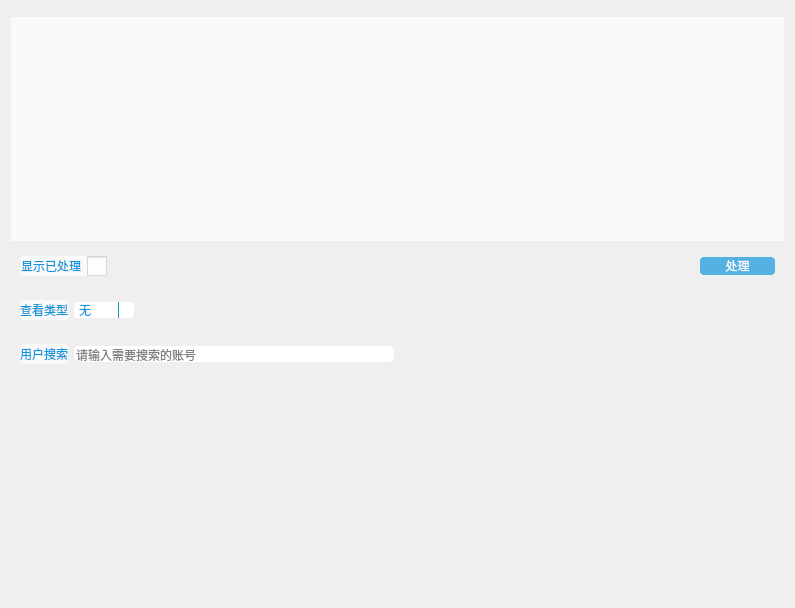
<?xml version="1.0" encoding="UTF-8"?>
<ui version="4.0">
 <class>Message</class>
 <widget class="QWidget" name="Message">
  <property name="geometry">
   <rect>
    <x>0</x>
    <y>0</y>
    <width>795</width>
    <height>608</height>
   </rect>
  </property>
  <property name="windowTitle">
   <string>Form</string>
  </property>
  <property name="styleSheet">
   <string notr="true">QMessageBox
{
	border-image: url(:/Images/dialog.jpg);
}

QLineEdit
{
	border: none;
	color: #000000;
	font: 75 14px &quot;微软雅黑&quot;;
	border-radius: 5px;
	selection-background-color: #def0fe;
	selection-color: #1296db;
}

QComboBox
{
	border-radius: 3px;
}

QComboBox::drop-down
{	
	border-left-width: 1px;
	border-left-style: solid;	
	border-bottom-right-radius: 3px;
	border-left-color: #1296db;
}

QComboBox:down-arrow
{
	image: url(:/Images/down.png);
}

QLabel,
QComboBox,
QCheckBox,
QPushButton 
{
	border: none;
	color: #1296db;
	font: 14px &quot;微软雅黑&quot;;
}

QPushButton:pressed
{
	color: #ffffff;
}

QTableView
{
	border: none;
	background-color: rgba(255, 255, 255, 0.7);
	color: #000000;
	font: 14px &quot;微软雅黑&quot;;
}

QTableView:item:selected
{
	color: #1296db;
	background: qlineargradient(spread: pad, x1: 0, y1: 0, x2: 0, y2: 1, stop: 0 #def0fe, stop: 1 #c0def6);
}

QTableView:item:hover
{
	background: qlineargradient(spread: pad, x1: 0, y1: 0, x2: 0, y2: 1, stop: 0 #f2f9ff, stop: 1 #daefff);
}

QTableView:item
{
	padding: 5px;
	margin: 0px;
}

QScrollBar:vertical
{
	padding-top: 15px;
	padding-bottom: 15px;
	background-color: rgba(0, 0, 0, 0);
}

QScrollBar:horizontal
{
	padding-left: 15px;
	padding-right: 15px;
	background-color: rgba(0, 0, 0, 0);
}

QScrollBar:add-line:vertical
{
	height: 15px;
	width: 15px;
	subcontrol-position: bottom;
	subcontrol-origin: margin;
	border-image: url(:/Images/down.png);
}

QScrollBar:add-line:vertical:pressed
{
	height: 15px;
	width: 15px;
	subcontrol-position: bottom;
	subcontrol-origin: margin;
	border-image: url(:/Images/down_pre.png);
}

QScrollBar:add-line:horizontal
{
	height: 15px;
	width: 15px;
	subcontrol-position: right;
	subcontrol-origin: margin;
	border-image: url(:/Images/right.png);
}

QScrollBar:add-line:horizontal:pressed
{
	height: 15px;
	width: 15px;
	subcontrol-position: right;
	subcontrol-origin: margin;
	border-image: url(:/Images/right_pre.png);
}

QScrollBar:sub-line:vertical
{
	height: 15px;
	width: 15px;
	subcontrol-position: top;
	subcontrol-origin: margin;
	border-image: url(:/Images/up.png);
}

QScrollBar:sub-line:vertical:pressed
{
	height: 15px;
	width: 15px;
	subcontrol-position: top;
	subcontrol-origin: margin;
	border-image: url(:/Images/up_pre.png);
}

QScrollBar:sub-line:horizontal
{
	height: 15px;
	width: 15px;
	subcontrol-position: left;
	subcontrol-origin: margin;
	border-image: url(:/Images/left.png);
}

QScrollBar:sub-line:horizontal:pressed
{
	height: 15px;
	width: 15px;
	subcontrol-position: left;
	subcontrol-origin: margin;
	border-image: url(:/Images/left_pre.png);
}

QScrollBar:handle:vertical,
QScrollBar:handle:horizontal
{
	background: #1296db;
	width: 15px;
}

QScrollBar:handle:vertical:hover,
QScrollBar:handle:horizontal:hover
{
	width: 15px;
	background: #00aaff;
}

QCheckBox:indicator
{
	width: 20px;
	height: 20px;
}

QCheckBox:indicator:unchecked
{
	image: url(:/Images/uncheck.png);
}

QCheckBox:indicator:checked
{ 
	image: url(:/Images/check.png);
}</string>
  </property>
  <layout class="QVBoxLayout" name="verticalLayout">
   <item>
    <widget class="MenuBar" name="widget_2" native="true"/>
   </item>
   <item>
    <widget class="QTableView" name="messageView">
     <property name="focusPolicy">
      <enum>Qt::NoFocus</enum>
     </property>
     <property name="editTriggers">
      <set>QAbstractItemView::NoEditTriggers</set>
     </property>
     <property name="selectionMode">
      <enum>QAbstractItemView::SingleSelection</enum>
     </property>
     <property name="selectionBehavior">
      <enum>QAbstractItemView::SelectRows</enum>
     </property>
    </widget>
   </item>
   <item>
    <widget class="QWidget" name="widget" native="true">
     <layout class="QHBoxLayout" name="horizontalLayout">
      <item>
       <widget class="QCheckBox" name="statusCheckBox">
        <property name="layoutDirection">
         <enum>Qt::RightToLeft</enum>
        </property>
        <property name="styleSheet">
         <string notr="true">QCheckBox
{
	background-color: rgba(255, 255, 255, 0.7);
    border-radius: 4px;  
	color: #1296db;
	font: 14px &quot;微软雅黑&quot;;
}</string>
        </property>
        <property name="text">
         <string>显示已处理</string>
        </property>
       </widget>
      </item>
      <item>
       <spacer name="horizontalSpacer">
        <property name="orientation">
         <enum>Qt::Horizontal</enum>
        </property>
        <property name="sizeHint" stdset="0">
         <size>
          <width>40</width>
          <height>20</height>
         </size>
        </property>
       </spacer>
      </item>
      <item>
       <widget class="QPushButton" name="confirmButton">
        <property name="minimumSize">
         <size>
          <width>75</width>
          <height>0</height>
         </size>
        </property>
        <property name="focusPolicy">
         <enum>Qt::NoFocus</enum>
        </property>
        <property name="styleSheet">
         <string notr="true">QPushButton 
{
	background-color: rgba(18, 150, 219, 0.7);
    border-radius: 4px;  
	color: #ffffff;
	font: 14px &quot;微软雅黑&quot;;
}  

QPushButton:pressed
{
	background-color: #00aaff;
}</string>
        </property>
        <property name="text">
         <string>处理</string>
        </property>
       </widget>
      </item>
     </layout>
    </widget>
   </item>
   <item>
    <widget class="QWidget" name="widget_5" native="true">
     <layout class="QHBoxLayout" name="horizontalLayout_4">
      <item>
       <widget class="QLabel" name="label">
        <property name="styleSheet">
         <string notr="true">QLabel
{
	background-color: rgba(255, 255, 255, 0.7);
    border-radius: 4px;  
	color: #1296db;
	font: 14px &quot;微软雅黑&quot;;
}</string>
        </property>
        <property name="text">
         <string>查看类型</string>
        </property>
       </widget>
      </item>
      <item>
       <widget class="QComboBox" name="typeComboBox">
        <property name="minimumSize">
         <size>
          <width>60</width>
          <height>0</height>
         </size>
        </property>
        <property name="focusPolicy">
         <enum>Qt::NoFocus</enum>
        </property>
        <item>
         <property name="text">
          <string>无</string>
         </property>
        </item>
        <item>
         <property name="text">
          <string>借书</string>
         </property>
        </item>
        <item>
         <property name="text">
          <string>还书</string>
         </property>
        </item>
       </widget>
      </item>
      <item>
       <spacer name="horizontalSpacer_4">
        <property name="orientation">
         <enum>Qt::Horizontal</enum>
        </property>
        <property name="sizeHint" stdset="0">
         <size>
          <width>40</width>
          <height>20</height>
         </size>
        </property>
       </spacer>
      </item>
     </layout>
    </widget>
   </item>
   <item>
    <widget class="QWidget" name="widget_3" native="true">
     <layout class="QHBoxLayout" name="horizontalLayout_2">
      <item>
       <widget class="QLabel" name="label_2">
        <property name="styleSheet">
         <string notr="true">QLabel
{
	background-color: rgba(255, 255, 255, 0.7);
    border-radius: 4px;  
	color: #1296db;
	font: 14px &quot;微软雅黑&quot;;
}</string>
        </property>
        <property name="text">
         <string>用户搜索</string>
        </property>
       </widget>
      </item>
      <item>
       <widget class="QLineEdit" name="searchEdit">
        <property name="maximumSize">
         <size>
          <width>320</width>
          <height>16777215</height>
         </size>
        </property>
        <property name="placeholderText">
         <string>请输入需要搜索的账号</string>
        </property>
       </widget>
      </item>
      <item>
       <spacer name="horizontalSpacer_3">
        <property name="orientation">
         <enum>Qt::Horizontal</enum>
        </property>
        <property name="sizeHint" stdset="0">
         <size>
          <width>40</width>
          <height>20</height>
         </size>
        </property>
       </spacer>
      </item>
     </layout>
    </widget>
   </item>
   <item>
    <spacer name="verticalSpacer">
     <property name="orientation">
      <enum>Qt::Vertical</enum>
     </property>
     <property name="sizeHint" stdset="0">
      <size>
       <width>20</width>
       <height>40</height>
      </size>
     </property>
    </spacer>
   </item>
  </layout>
 </widget>
 <customwidgets>
  <customwidget>
   <class>MenuBar</class>
   <extends>QWidget</extends>
   <header>menubar.h</header>
   <container>1</container>
  </customwidget>
 </customwidgets>
 <resources/>
 <connections/>
</ui>
